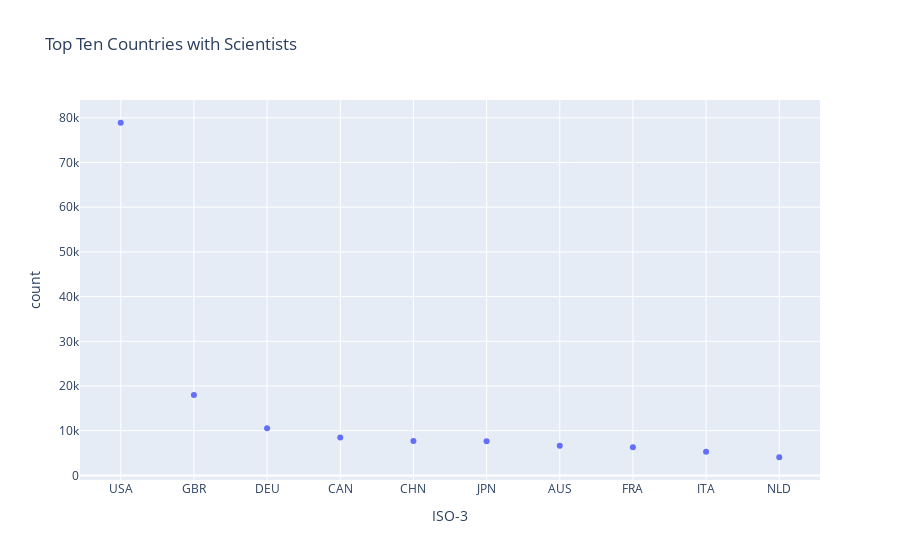

Notebook source saved alongside this figure:
### Code cell
# scatter plot of top ten countries with scientists
import pandas as pd
from plotly.express import scatter


top_ten_countries = country_counts_df.head(10)
scatter(data_frame=top_ten_countries, x='ISO-3', y='count', title='Top Ten Countries with Scientists')

### Figure 1 — Plotly figure (JSON) as saved in the notebook; plotly's stock layout.template omitted (floating-point values rounded to 4 significant figures)
{"data": [{"hovertemplate": "ISO-3=%{x}<br>count=%{y}<extra></extra>", "legendgroup": "", "marker": {"color": "#636efa", "symbol": "circle"}, "mode": "markers", "name": "", "orientation": "v", "showlegend": false, "type": "scatter", "x": ["USA", "GBR", "DEU", "CAN", "CHN", "JPN", "AUS", "FRA", "ITA", "NLD"], "xaxis": "x", "y": [78900, 17987, 10561, 8473, 7693, 7630, 6623, 6284, 5302, 4063], "yaxis": "y"}], "layout": {"legend": {"tracegroupgap": 0}, "title": {"text": "Top Ten Countries with Scientists"}, "xaxis": {"anchor": "y", "domain": [0, 1], "title": {"text": "ISO-3"}}, "yaxis": {"anchor": "x", "domain": [0, 1], "title": {"text": "count"}}}}
